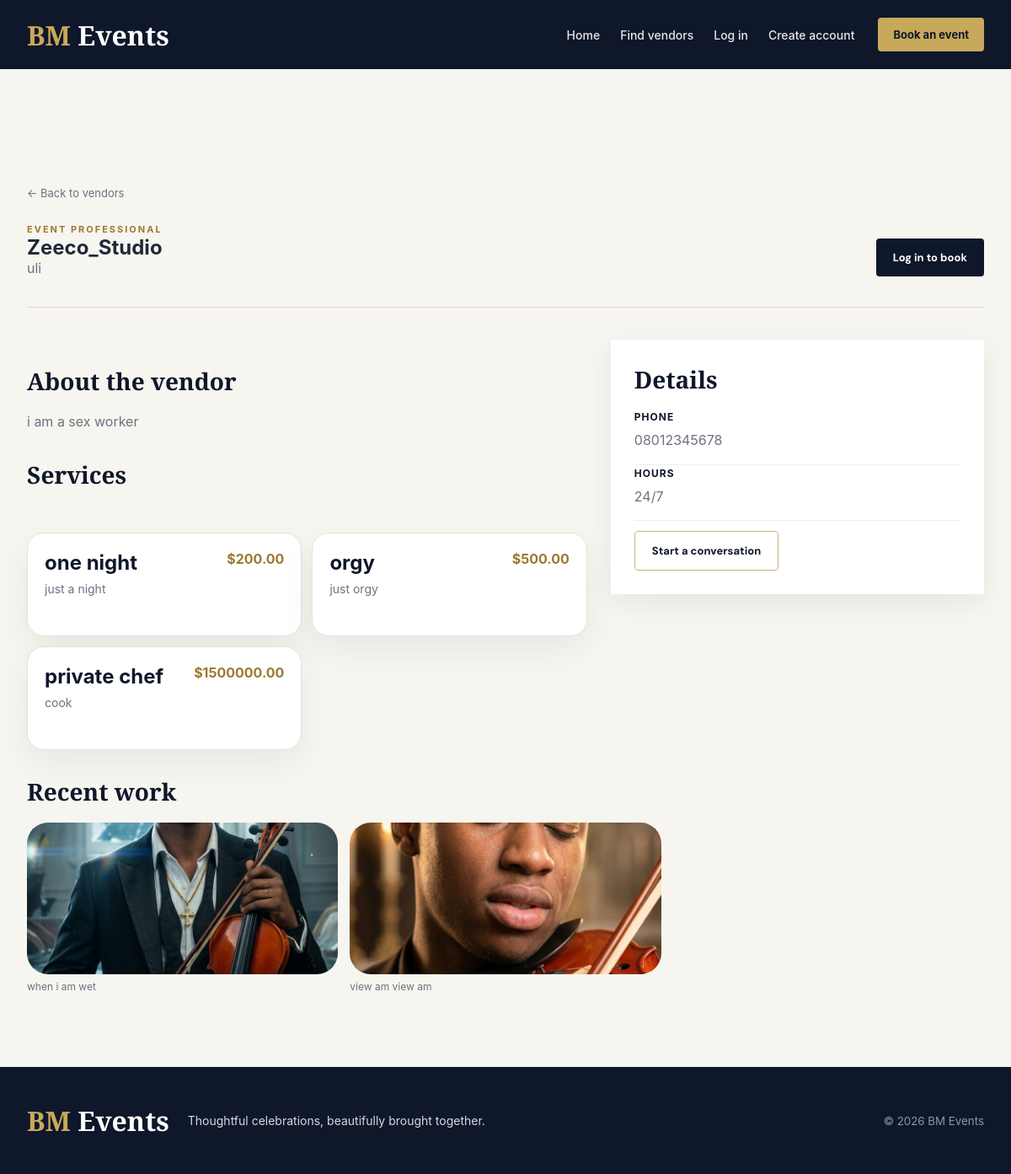
The page /vendors/2/ on the database its author committed.
### vendors/models.py (models this page shows, shortened)
class VendorProfile(models.Model):
    user = models.OneToOneField(settings.AUTH_USER_MODEL, on_delete=models.CASCADE, related_name='vendor_profile')
    business_name = models.CharField(max_length=255)
    description = models.TextField(blank=True)
    location = models.CharField(max_length=255, blank=True)
    contact_phone = models.CharField(max_length=50, blank=True)
    operating_hours = models.CharField(max_length=255, blank=True)
    created_at = models.DateTimeField(auto_now_add=True)
    updated_at = models.DateTimeField(auto_now=True)

class Service(models.Model):
    vendor = models.ForeignKey(VendorProfile, on_delete=models.CASCADE, related_name='services')
    name = models.CharField(max_length=255)
    description = models.TextField(blank=True)
    price = models.DecimalField(max_digits=10, decimal_places=2, null=True, blank=True)
    created_at = models.DateTimeField(auto_now_add=True)

class GalleryImage(models.Model):
    vendor = models.ForeignKey(VendorProfile, on_delete=models.CASCADE, related_name='gallery')
    image = models.ImageField(upload_to='vendor_gallery/')
    caption = models.CharField(max_length=255, blank=True)

### vendors/views.py (the view)
# urls.py: path('<int:pk>/', views.vendor_detail, name='vendor_detail'),
def vendor_detail(request, pk):
    vendor = get_object_or_404(VendorProfile, pk=pk)
    return render(request, 'vendors/detail.html', {'vendor': vendor})

### templates/vendors/detail.html (shortened to what this page needs)
{% extends 'base.html' %}
{% block content %}
  <section class="detail-page">
    <a href="{% url 'vendor_list' %}" class="back-link">&larr; Back to vendors</a>
    <div class="detail-hero">
      <div><p class="eyebrow">EVENT PROFESSIONAL</p><h1>{{ vendor.business_name }}</h1><p class="detail-location">{{ vendor.location|default:'Serving your celebration wherever it happens' }}</p></div>
      {% if user.is_authenticated %}<a href="{% url 'create_booking' vendor.pk %}" class="primary-btn">Request a booking</a>{% else %}<a href="{% url 'login' %}?next={% url 'create_booking' vendor.pk %}" class="primary-btn">Log in to book</a>{% endif %}
    </div>
    <div class="detail-columns">
      <div>
        <h2>About the vendor</h2><p>{{ vendor.description|default:'This vendor is ready to help make your event feel considered, personal, and unforgettable.' }}</p>
        <h2>Services</h2>
        <div class="service-list">
    {% for service in vendor.services.all %}
          <article class="service-item"><div><h3>{{ service.name }}</h3><p>{{ service.description|default:'Tailored to your event and delivered with care.' }}</p></div><strong>{% if service.price %}${{ service.price }}{% else %}On request{% endif %}</strong></article>
    {% empty %}
          <div class="empty-state compact"><p>Services will be listed here soon.</p></div>
    {% endfor %}
        </div>
      </div>
      <aside class="contact-panel"><h2>Details</h2><p><strong>Phone</strong>{{ vendor.contact_phone|default:'Contact available after booking request' }}</p><p><strong>Hours</strong>{{ vendor.operating_hours|default:'By appointment' }}</p><a href="{% url 'create_booking' vendor.pk %}" class="secondary-btn">Start a conversation</a></aside>
    </div>
    <h2>Recent work</h2><div class="gallery-grid">
    {% for img in vendor.gallery.all %}
      <figure><img src="{{ img.image.url }}" alt="{{ img.caption|default:vendor.business_name }}"><figcaption>{{ img.caption }}</figcaption></figure>
    {% empty %}
      <div class="empty-state compact"><p>Gallery images will appear here soon.</p></div>
    {% endfor %}
    </div>
  </section>
{% endblock %}

### templates/base.html (shortened to what this page needs)
{% load static %}
<!doctype html>
<html lang="en">
  <head>
    <link rel="stylesheet" href="{% static 'css/variables.css' %}">
    <link rel="stylesheet" href="{% static 'css/style.css' %}">
    <link rel="stylesheet" href="{% static 'css/responsive.css' %}">
  </head>
  <body class="app-page">
    <header class="app-header">
      <nav class="app-nav" aria-label="Main navigation">
        <a href="{% url 'index' %}" class="logo"><span>BM</span> Events</a>
        <div class="nav-links">
          <a href="{% url 'index' %}">Home</a>
          <a href="{% url 'vendor_list' %}">Find vendors</a>
        {% if user.is_authenticated %}
            {% if user.is_vendor %}
              <a href="{% url 'vendor_dashboard' %}">Dashboard</a>
              <a href="{% url 'vendor_requests' %}">Requests</a>
            {% endif %}
            <form method="post" action="{% url 'logout' %}" class="logout-form">
              {% csrf_token %}
              <button type="submit" class="nav-link-button nav-link-muted">Log out</button>
            </form>
          {% else %}
            <a href="{% url 'login' %}">Log in</a>
            <a href="{% url 'register' %}">Create account</a>
          {% endif %}
        </div>
        {% if user.is_authenticated and user.is_client %}<a href="{% url 'client_activities' %}" class="nav-button">Book an event</a>{% else %}<a href="{% url 'vendor_list' %}" class="nav-button">Book an event</a>{% endif %}
      </nav>
    </header>
    <main class="page-content">
      {% block content %}{% endblock %}
    </main>
    <footer class="app-footer">
      <a href="{% url 'index' %}" class="logo"><span>BM</span> Events</a>
      <p>Thoughtful celebrations, beautifully brought together.</p>
      <small>&copy; 2026 BM Events</small>
    </footer>
  </body>
</html>

### static/css/variables.css (style rules this page uses)
:root { --primary-dark: #0F172A; --gold: #C8A95B; --gold-light: #E8D39A; --background-light: #F8F9FC; --white: #FFFFFF; --text-dark: #1F2937; --text-light: #6B7280; --border-light: rgba(255,255,255,0.15); --shadow-sm: 0 5px 15px rgba(0,0,0,0.08); --shadow-md: 0 15px 35px rgba(0,0,0,0.12); --shadow-lg: 0 25px 60px rgba(0,0,0,0.18); --radius-sm: 10px; --radius-md: 20px; --radius-lg: 35px; --transition: all .35s ease; --container-width: 1200px; --section-padding: 100px; }

### static/css/responsive.css (style rules this page uses)
.app-page .app-nav { position: relative; }
.app-page .app-nav .nav-links { position: static; }
.app-page .app-nav .nav-button { display: inline-block; width: auto; }
.app-page .page-content { overflow: hidden; }
.app-page .vendor-card, .app-page .form-panel, .app-page .workspace-panel, .app-page .request-card, .app-page .info-panel, .app-page .contact-panel { min-width: 0; }
.app-page .service-item, .app-page .request-card-head, .app-page .request-meta, .app-page .request-actions, .app-page .detail-hero, .app-page .dashboard-heading { min-width: 0; }
.app-page .service-item > div, .app-page .request-card-head > div, .app-page .request-meta > span { min-width: 0; overflow-wrap: anywhere; }
.app-page .service-item strong, .app-page .status { flex-shrink: 0; }

### rows shown on the page
VendorProfile: business_name "Zeeco_Studio", location "uli", description "i am a sex worker", contact_phone "08012345678", operating_hours "24/7"
Service: name "one night", description "just a night", price "200.00"
Service: name "orgy", description "just orgy", price "500.00"
Service: name "private chef", description "cook", price "1500000.00"
GalleryImage: image (picture), caption "when i am wet"
GalleryImage: image (picture), caption "view am view am"
